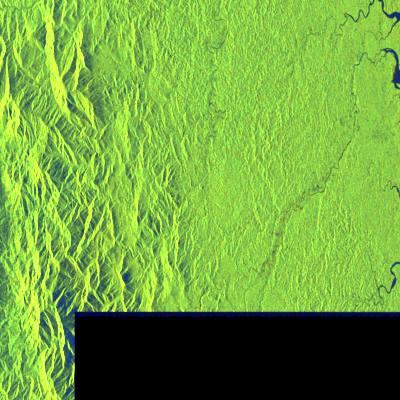
#> input picture purace_zoom.png, 400 x 400 px, found by its file name
$ python purace_ai_segmentation.py
#> lines starting #> are read from the running program, lines starting #| are printed output that depends on the picture
import cv2
import numpy as np
import os

# Paths
img_path = r'c:\Copernico\purace_zoom.png'
out_path = r'c:\Copernico\purace_segmented.png'

# Load image
img = cv2.imread(img_path)
#> img is the input picture: shape (400, 400, 3); mean B, G, R 60.1, 162.5, 112

if img is not None:
    # Reshape image to a 2D array of pixels
    Z = img.reshape((-1, 3))
    Z = np.float32(Z)

    # Define criteria and apply k-means
    # criteria: (type, max_iter, epsilon)
    criteria = (cv2.TERM_CRITERIA_EPS + cv2.TERM_CRITERIA_MAX_ITER, 10, 1.0)
    K = 4 # Number of clusters (Classes: Ash, Rock, Shadow/Water, Vegetation)
    ret, label, center = cv2.kmeans(Z, K, None, criteria, 10, cv2.KMEANS_RANDOM_CENTERS)
#> ret = 87858454.5; center = [[71.57, 197.7, 134.2], [78, 135.8, 86.4], [70.59, 241.5, 176.8], [3.82, 0.647, 0.447]]

    # Convert back to uint8 and reshape to original image dimensions
    center = np.uint8(center)
#> center = [[71, 197, 134], [77, 135, 86], [70, 241, 176], [3, 0, 0]]
    res = center[label.flatten()]
    res2 = res.reshape((img.shape))
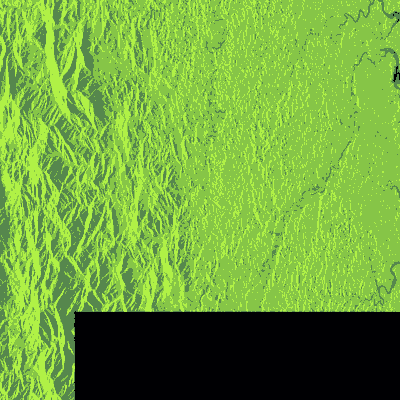
#> res2: shape (400, 400, 3); mean B, G, R 59.4, 161.9, 111.6

    # Save the segmented image
    cv2.imwrite(out_path, res2)

    print(f"--- AI Segmentation Completed ---")
    print(f"Segmented image saved to: {out_path}")
    print(f"Clusters used: {K}")
else:
    print(f"Error: Could not load image from {img_path}")

$ run again, with Mapa_NDVI_Samanga_Baja_AltaRes_2026.png copied over purace_zoom.png
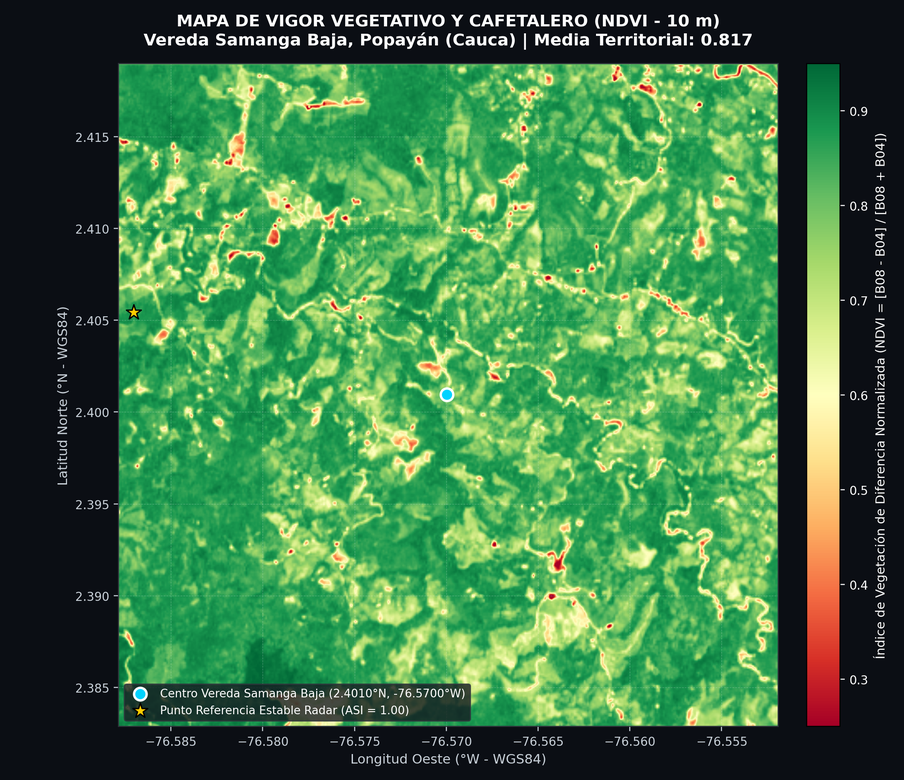
#> input picture Mapa_NDVI_Samanga_Baja_AltaRes_2026.png, 904 x 780 px, shrunk from 2090 x 1803 before the run, found by its file name
#> img is the input picture: shape (780, 904, 3); mean B, G, R 71.1, 121.1, 65.4
#> `ret, label, center = cv2.kmeans(Z, K, None, criteria, 10, cv2.KMEANS_R..`: ret = 722561411.5; center = [[82.96, 156.4, 43.01], [101.9, 194.8, 132.6], [152.3, 229.1, 223.7], [21.45, 16.09, 13.54]]
#> `center = np.uint8(center)`: center = [[82, 156, 43], [101, 194, 132], [152, 229, 223], [21, 16, 13]]
#> `res2 = res.reshape((img.shape))`:
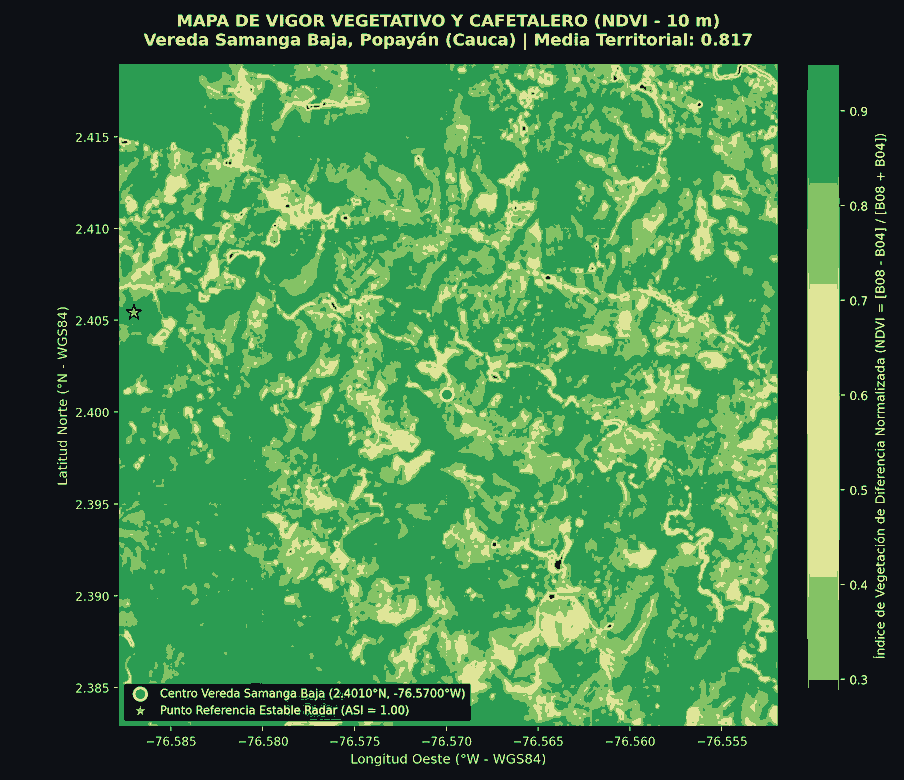
#> res2: shape (780, 904, 3); mean B, G, R 70.4, 120.8, 65

$ run again, with purace_deep_zoom.png copied over purace_zoom.png
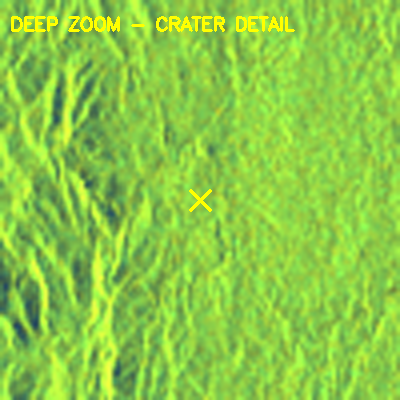
#> input picture purace_deep_zoom.png, 400 x 400 px, found by its file name
#> img is the input picture: shape (400, 400, 3); mean B, G, R 70.6, 202.3, 139.6
#> `ret, label, center = cv2.kmeans(Z, K, None, criteria, 10, cv2.KMEANS_R..`: ret = 56783328.3; center = [[71.56, 196.5, 133.5], [70.45, 228.7, 159.4], [18.45, 254.8, 246.5], [74.6, 154.2, 100.7]]
#> `center = np.uint8(center)`: center = [[71, 196, 133], [70, 228, 159], [18, 254, 246], [74, 154, 100]]
#> `res2 = res.reshape((img.shape))`:
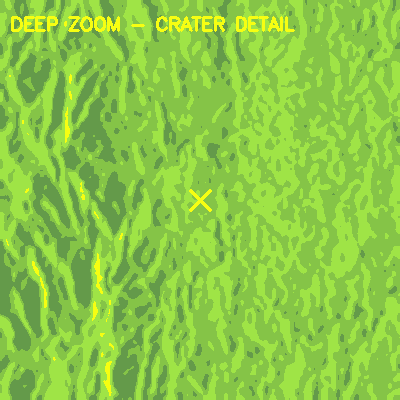
#> res2: shape (400, 400, 3); mean B, G, R 70.1, 201.8, 139.1

$ run again, with purace_heatmap.png copied over purace_zoom.png
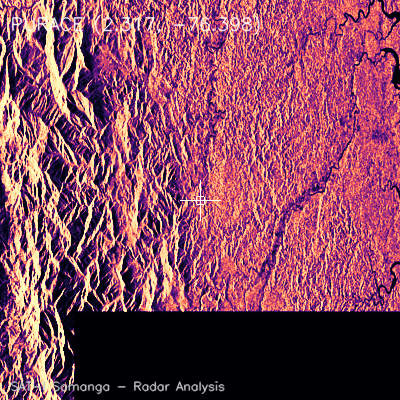
#> input picture purace_heatmap.png, 400 x 400 px, found by its file name
#> img is the input picture: shape (400, 400, 3); mean B, G, R 92.8, 71, 135.6
#> `ret, label, center = cv2.kmeans(Z, K, None, criteria, 10, cv2.KMEANS_R..`: ret = 234820062.5; center = [[142.2, 197, 252.2], [121.4, 29.04, 101.4], [105.4, 83.84, 219.3], [19.43, 4.1, 6.2]]
#> `center = np.uint8(center)`: center = [[142, 197, 252], [121, 29, 101], [105, 83, 219], [19, 4, 6]]
#> `res2 = res.reshape((img.shape))`:
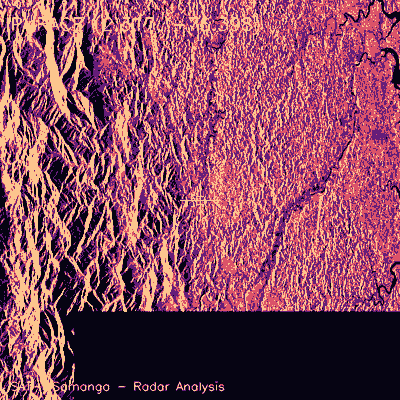
#> res2: shape (400, 400, 3); mean B, G, R 92.5, 70.8, 135.3
